Frame 1 (no input): blank canvas, image omitted
Frame 60 (no input): blank canvas, image omitted
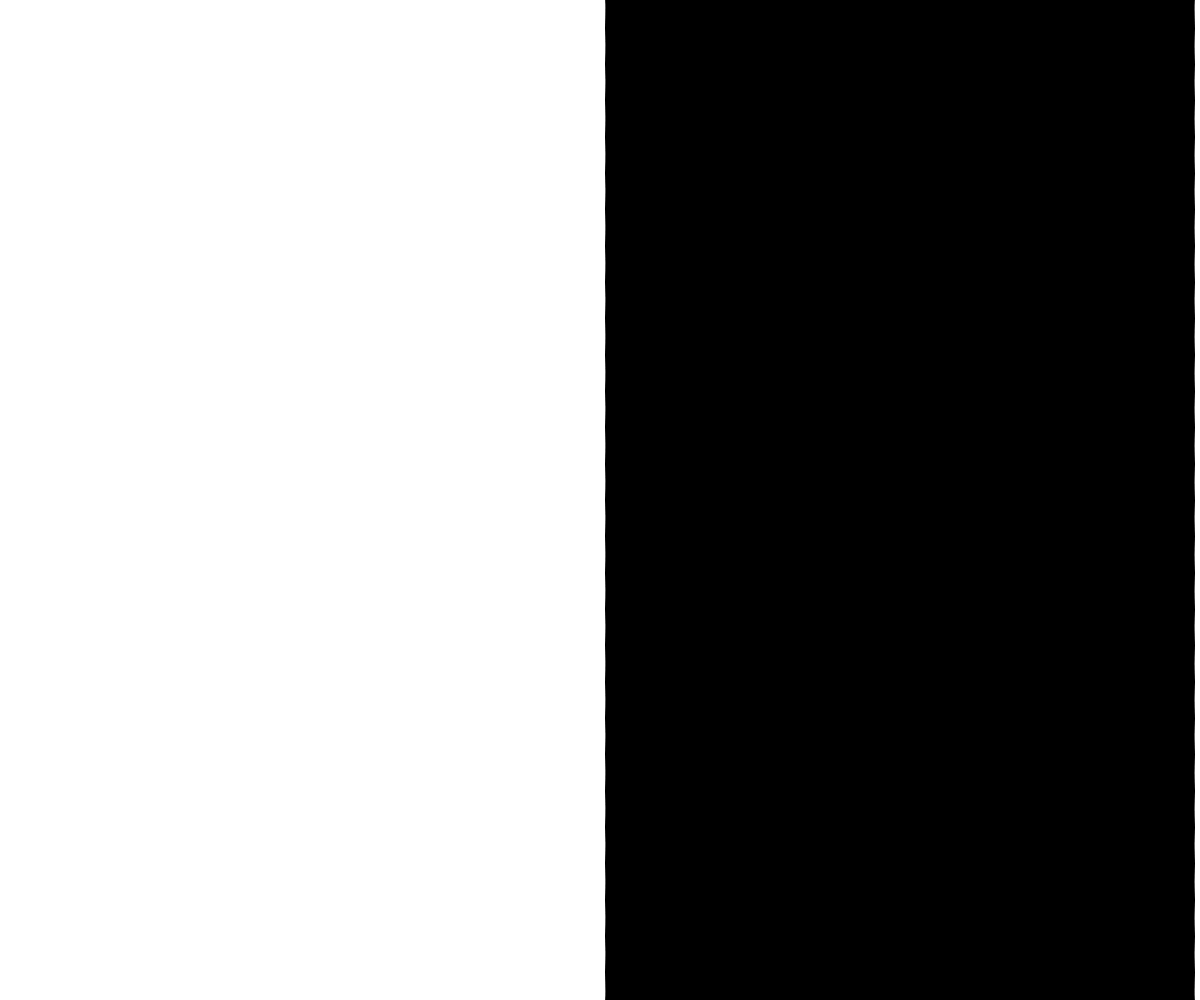
Frame 120 (the mouse pressed at the canvas centre since frame 60)

The p5.js sketch whose frames 1 and 60 were blank and that drew this single picture after the mouse press (run headless with seeded random() and noise() and a simulated clock; from frame 60 on, the mouse is pressed at the canvas centre):

// p5.js sketch
// ── sketch.js
function setup() {
  createCanvas(windowWidth, windowHeight);
  background(255);
}

function draw() {
  const interval = 60;
  const progress = (frameCount % interval) / interval;
  const count = floor(frameCount / interval);

  randomSeed(count * 7490170);

  const d = width * 0.5 - min(width, height) * 0.01;
  const x = count % 2 == 0 ? width * 0.25 : width * 0.75;
  const y = count % 2 == 0 ? map(progress, 0, 1, -d, height + d) : map(progress, 0, 1, height + d, -d);

  if(random() < 0.5){
    noStroke();
  } else {
    strokeWeight(min(width, height) * 0.02);
    stroke(random() < 0.5 ? 255 : 0);
  }

  random() < 0.95 ? fill(random() < 0.5 ? 0 : 255) : fill(230, 0, 0);
  circle(x, y, d);
}

function windowResized() {
  resizeCanvas(windowWidth, windowHeight);
}

function keyPressed() {
  // Space key
  if (keyCode === 32) {
    fullscreen(true);
  }
}
